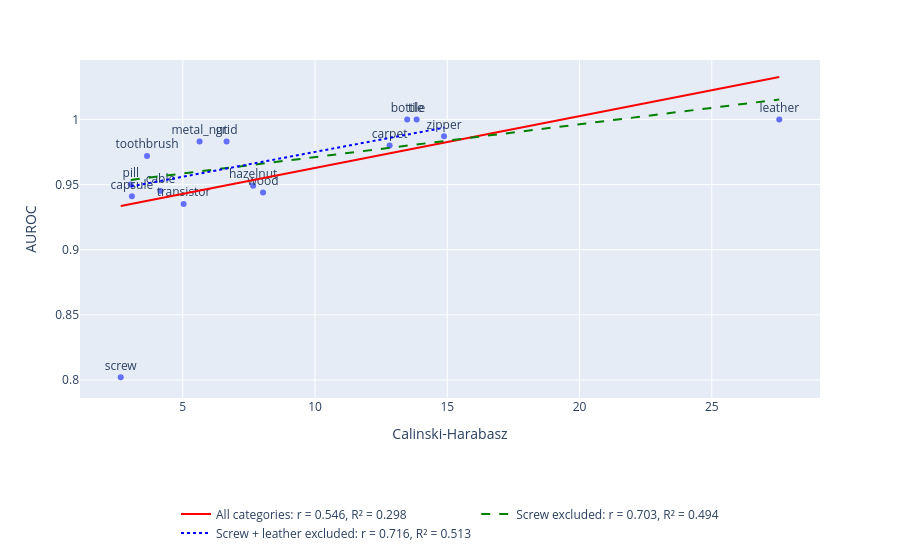

The code cell stored with this chart in its notebook:
### Code cell
plot_df = combined.reset_index()

fig = px.scatter(
    plot_df, 
    x="Calinski-Harabasz", 
    y="AUROC", 
    text="category", 
    hover_name="category",
)

fig.data[0].showlegend = False
fig.update_traces(textposition="top center")


def add_trendline(fig, x, y, name, colour="red", dash="solid"):
    # Linear fit
    slope, intercept = np.polyfit(x, y, 1)

    # Only draw line over the range used to fit it
    x_line = np.linspace(x.min(), x.max(), 100)
    y_line = slope * x_line + intercept

    r = x.corr(y)
    r2 = r ** 2

    fig.add_trace(
        go.Scatter(
            x=x_line,
            y=y_line,
            mode="lines",
            line=dict(dash=dash, color=colour),
            name=f"{name}: r = {r:.3f}, R² = {r2:.3f}",
        )
    )


# 1. All categories
add_trendline(
    fig,
    plot_df["Calinski-Harabasz"],
    plot_df["AUROC"],
    "All categories",
    dash="solid",
    colour="red"
)

plot_df = plot_df[plot_df["category"] != "screw"]

# 2. Screw excluded
add_trendline(
    fig,
    plot_df["Calinski-Harabasz"],
    plot_df["AUROC"],
    "Screw excluded",
    dash="dash",
    colour="green"
)

plot_df = plot_df[plot_df["category"] != "leather"]

# 3. Screw and leather excluded
add_trendline(
    fig,
    plot_df["Calinski-Harabasz"],
    plot_df["AUROC"],
    "Screw + leather excluded",
    dash="dot",
    colour="blue"
)


fig.update_layout(
    title=None,
    legend=dict(
        orientation="h",
        x=0.5,
        y=-0.3,
        xanchor="center",
    ),
)

fig.show()

fig.write_image(
    IMAGE_DIR / "cls_auroc_ch_plot.svg",
    width=1200,
    height=450,
)
